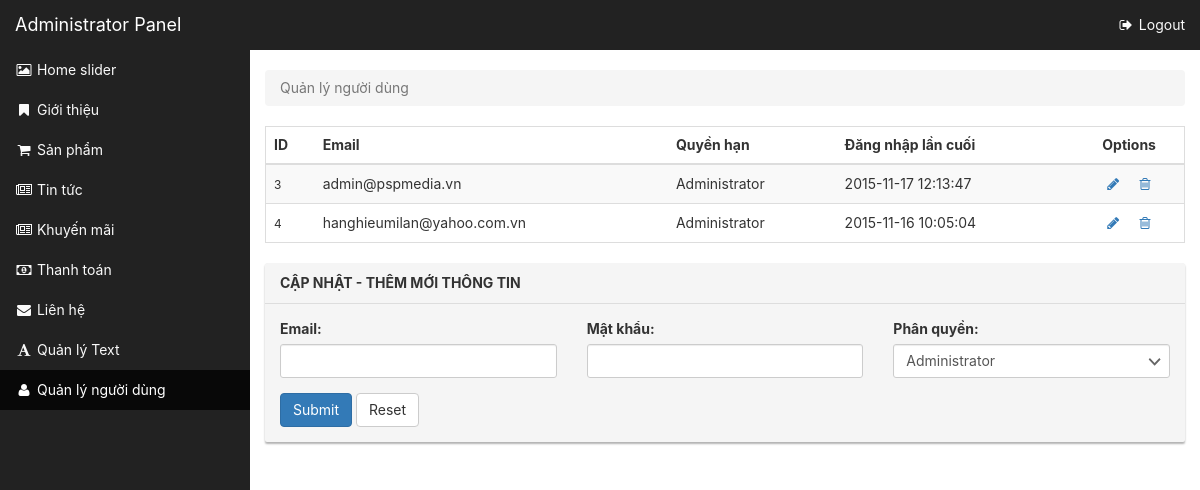
/admin@@/index.php?act=ad_user (signed in), run on the app's committed database.
### tables this page shows
CREATE TABLE IF NOT EXISTS `ad_user` (
  `id` int(11) NOT NULL auto_increment,
  `email` varchar(255) NOT NULL,
  `pwd` text NOT NULL,
  `power` int(11) NOT NULL,
  `lastOnl` timestamp NOT NULL default CURRENT_TIMESTAMP on update CURRENT_TIMESTAMP,
  PRIMARY KEY  (`id`)
);

### inc/class_db.php (called while the page is built, shortened)
<?php
class DB
{
    static $conn;
    static function connect( $hostname, $username, $password, $database ) {
        self::$conn = @mysql_connect( $hostname, $username, $password ) or die( "DB connect failed: " . mysql_error() );
    }
    public static function error() {
        return mysql_error( self::$conn );
    }
    public static function execute( $sql ) {
        $result = mysql_query( $sql, self::$conn );
        return $result;
    }
    public static function select( $sql ) {
        $result = self::execute( $sql ) or die( "DB query failed:" . mysql_error() );
        $array = array();
        while ( $row = mysql_fetch_object( $result ) ) {
            $props = (array) $row;
            foreach ($props as $key => $value) {
                if ( is_string( $value ) ) {
                    $row->{$key} = stripslashes( $value );
                }
            }
            $array[] = $row;
        }
        return $array;
    }
}

### inc/misc.php (called while the page is built, shortened)
<?php
function gett( $key ) {
    return isset( $_GET[$key] ) ? $_GET[$key] : FALSE;
}

### admin@@/actions/ad_user.php (the view, shortened to what this page needs)
<?php
$table = 'ad_user';
$list_url = "index.php?act=".gett('act');
$list = DB::select("SELECT * FROM {$table}");
$edit_id = gett('eid');
function get_power( $power ) {
   switch ( $power ) {
      case 1: return "Administrator";
      case 2: return "Moderator";
      case 3: return "Writer";
      case 4: return "Transporter";
   }
}
?>
<? breadcrumbs("Quản lý người dùng") ?>
<div class="table-responsive">
   <table class="table table-bordered table-striped">
      <thead>
         <tr>
            <th>ID</th>
            <th>Email</th>
            <th>Quyền hạn</th>
            <th>Đăng nhập lần cuối</th>
            <th align="center" style="width:12% !important">Options</th>
         </tr>
      </thead>
      <tbody>
         <?
         foreach ($list as $row) {
            extract((array)$row);
            $edit_url = "{$list_url}&eid={$id}";
         ?>
            <tr class="<?= $edit_id==$id ? 'warning' : '' ?>">
               <td>
                  <small><?= $id ?></small>
               </td>
               <td>
                  <?= $email ?>
               </td>
               <td>
                  <?= get_power($power) ?>
               </td>
               <td>
                  <?= date("Y-m-d H:i:s", strtotime($lastOnl)) ?>
               </td>
               <td align="center">
                  <? if ( $edit_id == $id ) { ?>
                     <a href="<?= $list_url ?>" class="btn btn-link"><i class="fa fa-refresh"></i></a>
                  <? } else { ?>
                     <a href="<?= $edit_url ?>" class="btn btn-link"><i class="fa fa-pencil"></i></a>
                  <? } ?>
                  <? delete_button('did', $id); ?>
               </td>
            </tr>
         <? } ?>
      </tbody>
   </table>
</div>
<form enctype="multipart/form-data" method="post">
   <div class="panel panel-default">
      <div class="panel-heading">
         Cập nhật - Thêm mới thông tin
      </div>
      <div class="panel-body">
         <div class="row">
            <div class="col-lg-4">
            </div>
            <div class="col-lg-4">
            </div>
            <div class="col-lg-4">
            </div>
            <div class="col-lg-12">
               <? if ( $edit_id ) { ?>
                  <button type="submit" class="btn btn-primary">Update</button>
               <? } else { ?>
                  <button type="submit" class="btn btn-primary">Submit</button>
               <? } ?>
               <button type="reset" class="btn btn-default" id="reset">Reset</button>
            </div>
         </div>
      </div>
   </div>
</form>

### admin@@/_components.php (shortened to what this page needs)
<?php
function breadcrumbs( $text ) {
    if ( is_string( $text ) ) { ?>
        <ol class="breadcrumb">
            <li class="active">
                <?= $text ?>
            </li>
        </ol>
    <? }
}
    foreach ( flash() as $flash ) { ?>
    <? }
function delete_button( $target, $id ) {
    ?>
    <form method="POST" style="display:inline" onsubmit="return confirmDelete(this);">
        <button type="submit" class="btn btn-link">
            <span class="fa fa-trash-o"></span>
        </button>
    </form>
    <?
}
    ?>

### css/admin.css (style rules this page uses)
.panel-default { border:0;overflow:hidden;border-radius:2px;background:#f5f5f5;box-shadow:0 2px 2px rgba(0,0,0,0.3) }
.panel-default .panel-heading { font-weight:700;text-transform:uppercase }
.btn-link { padding-top:0;padding-bottom:0 }
body { font-family:system, -apple-system, ".SFNSDisplay-Regular", 'Helvetica Neue', 'Segoe UI', Arial, sans-serif }
@media (min-width: 768px) { body { padding:70px 0 0 250px } }
.table-bordered>tbody>tr>td,.table-bordered>tbody>tr>th,.table-bordered>tfoot>tr>td,.table-bordered>tfoot>tr>th,.table-bordered>thead>tr>td,.table-bordered>thead>tr>th { border-left-width:0;border-right-width:0 }
td.text-center,td[align=center],td { vertical-align:middle !important }
th[align=center] { text-align:center }
.fa { width:1.28571429em !important;text-align:center }
.btn.btn-link { padding-left:4px;padding-right:4px }

### data on the page
ad_user: id "3", email "admin@pspmedia.vn", power "Administrator", lastOnl "2015-11-17 12:13:47"
ad_user: id "4", email "hanghieumilan@yahoo.com.vn", power "Administrator", lastOnl "2015-11-16 10:05:04"

### other printed values
$item->text "Home slider"
$item->text "Giới thiệu"
$item->text "Sản phẩm"
$item->text "Tin tức"
$item->text "Khuyến mãi"
$item->text "Thanh toán"
$item->text "Liên hệ"
$item->text "Quản lý Text"
$item->text "Quản lý người dùng"
$text "Quản lý người dùng"
$label "Email:"
$label "Phân quyền:"
form field power "Administrator"
